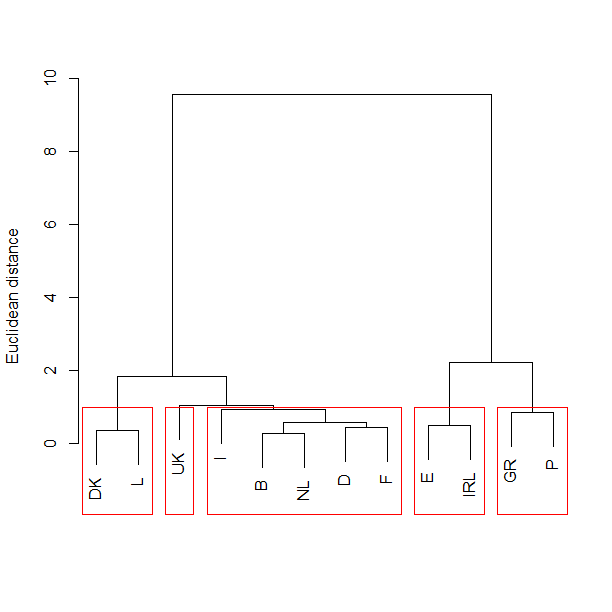

Write the R code that produced this figure.

library("cluster") # load package for cluster analysis
data("agriculture", package = "cluster") # load the data
mydata = scale(agriculture) # normalize the data
d = dist(mydata, method = "euclidean") # calculate distance matrix
print(d, digits = 2) # show distance matrix
fit = hclust(d, method = "ward") # fit the model

dev.new()
plot(fit, main = "",, sub="", xlab="", ylab ="Euclidean distance") # plot the solution
groups = cutree(fit, k = 5) # define clusters
rect.hclust(fit, k = 5, border = "red") # draw boxes
